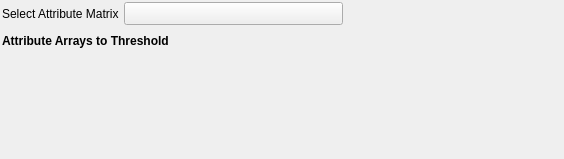
<?xml version="1.0" encoding="UTF-8"?>
<ui version="4.0">
 <class>ComparisonSelectionAdvancedWidget</class>
 <widget class="QFrame" name="ComparisonSelectionAdvancedWidget">
  <property name="geometry">
   <rect>
    <x>0</x>
    <y>0</y>
    <width>564</width>
    <height>159</height>
   </rect>
  </property>
  <property name="frameShape">
   <enum>QFrame::NoFrame</enum>
  </property>
  <layout class="QGridLayout" name="widgetLayout">
   <property name="leftMargin">
    <number>2</number>
   </property>
   <property name="topMargin">
    <number>2</number>
   </property>
   <property name="rightMargin">
    <number>2</number>
   </property>
   <property name="bottomMargin">
    <number>2</number>
   </property>
   <property name="spacing">
    <number>5</number>
   </property>
   <item row="1" column="0" colspan="2">
    <layout class="QHBoxLayout" name="horizontalLayout">
     <property name="bottomMargin">
      <number>0</number>
     </property>
     <item>
      <widget class="QLabel" name="label_2">
       <property name="text">
        <string>Select Attribute Matrix</string>
       </property>
      </widget>
     </item>
     <item>
      <widget class="DataArrayPathSelectionWidget" name="m_SelectedAttributeMatrixPath">
       <property name="sizePolicy">
        <sizepolicy hsizetype="Expanding" vsizetype="Preferred">
         <horstretch>0</horstretch>
         <verstretch>0</verstretch>
        </sizepolicy>
       </property>
       <property name="maximumSize">
        <size>
         <width>16777215</width>
         <height>16777215</height>
        </size>
       </property>
       <property name="font">
        <font>
         <pointsize>12</pointsize>
        </font>
       </property>
       <property name="text">
        <string notr="true"/>
       </property>
       <property name="iconSize">
        <size>
         <width>2</width>
         <height>2</height>
        </size>
       </property>
       <property name="shortcut">
        <string>Ctrl+S</string>
       </property>
       <property name="popupMode">
        <enum>QToolButton::InstantPopup</enum>
       </property>
      </widget>
     </item>
     <item>
      <spacer name="horizontalSpacer">
       <property name="orientation">
        <enum>Qt::Horizontal</enum>
       </property>
       <property name="sizeHint" stdset="0">
        <size>
         <width>40</width>
         <height>20</height>
        </size>
       </property>
      </spacer>
     </item>
    </layout>
   </item>
   <item row="2" column="0" colspan="2">
    <widget class="QLabel" name="label">
     <property name="styleSheet">
      <string notr="true">QLabel
{
font: 10pt &quot;Arial&quot;;
font-weight: bold;
}</string>
     </property>
     <property name="text">
      <string>Attribute Arrays to Threshold</string>
     </property>
    </widget>
   </item>
   <item row="3" column="0" colspan="2">
    <widget class="ComparisonSetWidget" name="comparisonSetWidget" native="true">
     <property name="minimumSize">
      <size>
       <width>0</width>
       <height>100</height>
      </size>
     </property>
    </widget>
   </item>
  </layout>
 </widget>
 <customwidgets>
  <customwidget>
   <class>ComparisonSetWidget</class>
   <extends>QWidget</extends>
   <header>ComparisonSetWidget.h</header>
   <container>1</container>
  </customwidget>
  <customwidget>
   <class>DataArrayPathSelectionWidget</class>
   <extends>QToolButton</extends>
   <header>DataArrayPathSelectionWidget.h</header>
  </customwidget>
 </customwidgets>
 <resources>
  <include location="../../icons/images/Icons.qrc"/>
 </resources>
 <connections/>
</ui>
